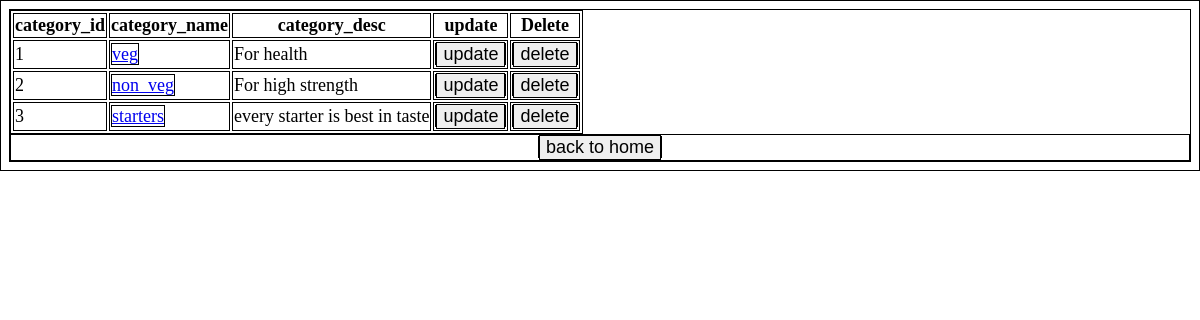
Before: /crud_app/display/ with the older database file.
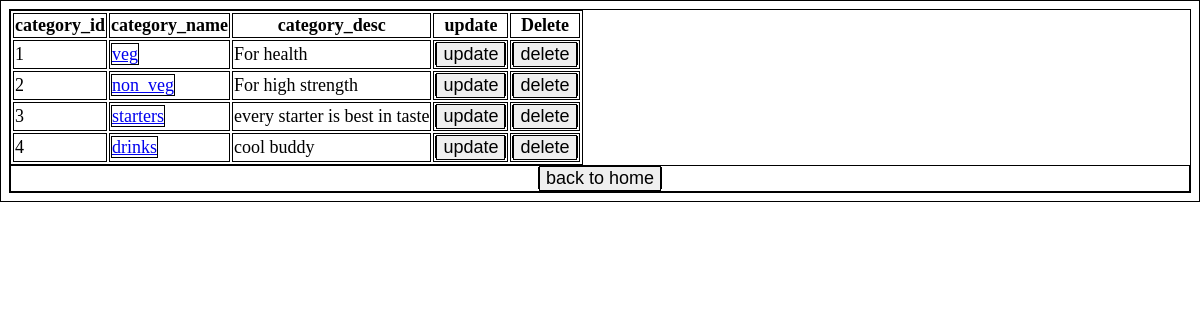
After: the same page with the newer database file.
### crud_app/models.py (models this page shows)
class category_model(models.Model):
    category_id=models.AutoField(primary_key=True)
    category_name=models.CharField(max_length=30)
    category_desc=models.TextField()

### crud_app/views.py (the view)
def display(request):
    res=category_model.objects.all()
    return render(request,'display.html',context={'data':res})

### crud_app/templates/display.html (shortened to what this page needs)
<!DOCTYPE html>
<html lang="en">
<head>
</head>
<body>
    {% if data %}
    <table>
        <tr>
            <th>category_id</th>
            <th>category_name</th>
            <th>category_desc</th>
            <th>update</th>
            <th>Delete</th>
        </tr>
        {% for i in data %}
        <tr>
           <td>  {{i.category_id}}</td>
          <td> <a href="{% url 'crud_app:veg'%}">{{i.category_name}}</a></td>
            <td>{{i.category_desc}}</td>
            <td><a href="{% url 'crud_app:updates' pk=i.category_id %}"><button>update</button></a></td>
            <td><a href="{% url 'crud_app:deletes' pk=i.category_id %}"><button>delete</button></a></td>
        </tr>
        {% endfor %}
    </table>
    {% else %}
        <h2>Data not found</h2>
    {% endif %}
    <div style="text-align: center;">
     <a href="{% url 'crud_app:catagory_view'%}">  <input type="button"  value="back to home"></a>
    </div>
</body>
</html>

Changed rows visible on the page:
added category_model: category_id "4", category_name "drinks", category_desc "cool buddy"
